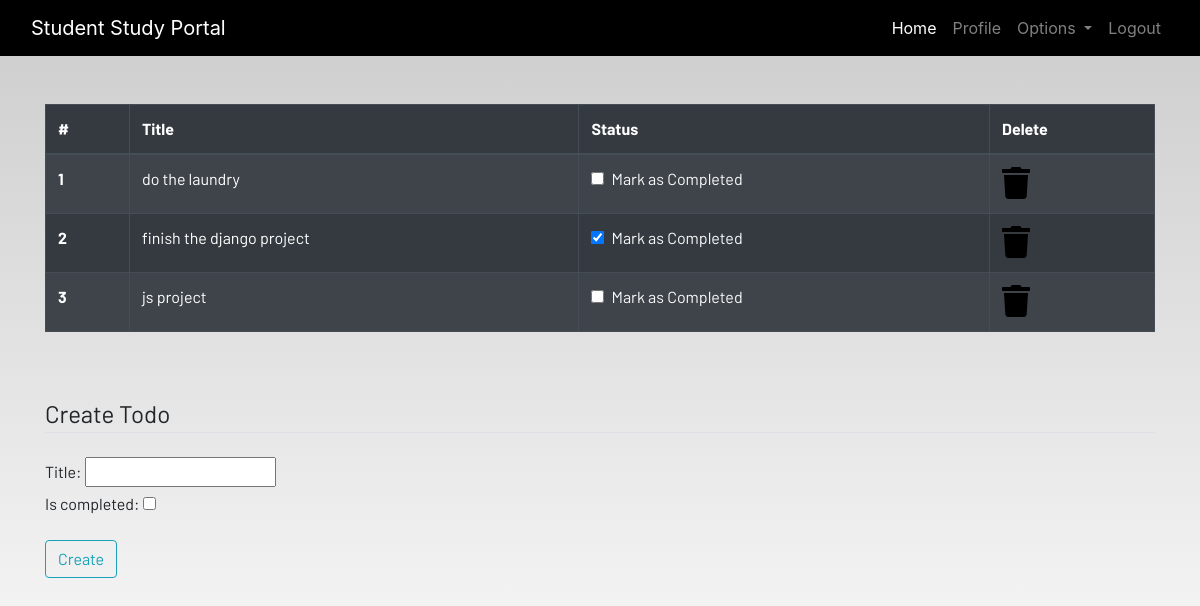
The app's page /todo (signed in) with its own data.
### dashboard/models.py (models this page shows, shortened)
class Todo(models.Model):
    user = models.ForeignKey(User, on_delete=models.CASCADE)
    title = models.CharField(max_length=200)
    is_completed = models.BooleanField(default=False)
    class Meta:
        verbose_name = 'todo'
        verbose_name_plural = 'todo'

### dashboard/views.py (the view)
# urls.py: path('todo', views.todo, name='todo'),
@login_required
def todo(request):
    if request.method == 'POST':
        form = TodoForm(request.POST)
        if form.is_valid():
            try:
                finished = request.POST['is_completed']
                if finished == 'on':
                    finished = True
                else:
                    finished = False
            except:
                finished = False
            todos = Todo(user=request.user, title=request.POST['title'], is_completed=finished)
            todos.save()
            messages.success(request, f'Todo Added from {request.user.username} successfully!')
    else:
        form = TodoForm()
    todo = Todo.objects.filter(user=request.user)
    if len(todo) == 0:
        todos_done = True
    else:
        todos_done = False
    context = {
        'form': form,
        'todos': todo,
        'todos_done': todos_done
        }
    return render(request, 'dashboard/todo.html' , context)

### dashboard/forms.py
class TodoForm(forms.ModelForm):
    class Meta:
        model = Todo
        fields = ['title', 'is_completed']
    def __init__(self, *args, **kwargs):
        super(TodoForm, self).__init__(*args, **kwargs)

### dashboard/templates/dashboard/todo.html (shortened to what this page needs)
{% extends 'dashboard/base.html' %} {% load static %} {% block content %}
<div class="container">
  {% if not todos_done %}
  <table class="table table-striped table-bordered table-hover table-dark">
    <thead>
      <tr>
        <th scope="col">#</th>
        <th scope="col">Title</th>
        <th scope="col">Status</th>
        <th scope="col">Delete</th>
      </tr>
    </thead>
    <tbody>
      {% for todo in todos %}
      <tr>
        <th scope="row">{{forloop.counter}}</th>
        <td>{{todo.title}}</td>
        <td>
          <a href="{% url 'update-todo' todo.id %}">
            <div class="form-check">
              {% if todo.is_completed == True %}
              <input
                class="form-check-input"
                type="checkbox"
                value=""
                checked
              />
              {% else %}
              <input
                class="form-check-input"
                type="checkbox"
                value=""
              />
              {% endif %}
              <label class="form-check-label text-light" for="flexCheckDefault">
                Mark as Completed
              </label>
            </div>
        </td>
        <td>
          <a href="{% url 'delete-todo' todo.id %}"
            ><i class="fa fa-trash fa-2x"></i
          ></a>
        </td>
      </tr>
      {% endfor %}
    </tbody>
  </table>
  {% else %}
  <h4>All tasks have been done!! create to add more</h4>
  {% endif %}
</div>
<br /><br />
<div class="container">
  <form method="POST">
    <fieldset class="form-group">
      <legend class="border-bottom mb-4">Create Todo</legend>
      {{form}}
    </fieldset>
    <div class="form-group">
      <button href="" class="btn btn-outline-info" type="submit">Create</button>
    </div>
  </form>
</div>
{% endblock content %}

### static/css/main.css (style rules this page uses)
html { scroll-behavior: smooth; height: 100%; width: 100%; }
a { text-decoration: none !important; color: black; }
html, body { max-width: 100%; overflow-x: hidden; height: 100%; width: 100%; }
body { background: linear-gradient(rgba(0, 0, 0, 0.2), rgba(255, 255, 255, 0.5)); overflow-x: hidden; background-repeat: no-repeat; }
.fa { color: black; }

### records on screen
Todo: title "do the laundry"
Todo: title "finish the django project"
Todo: title "js project"
